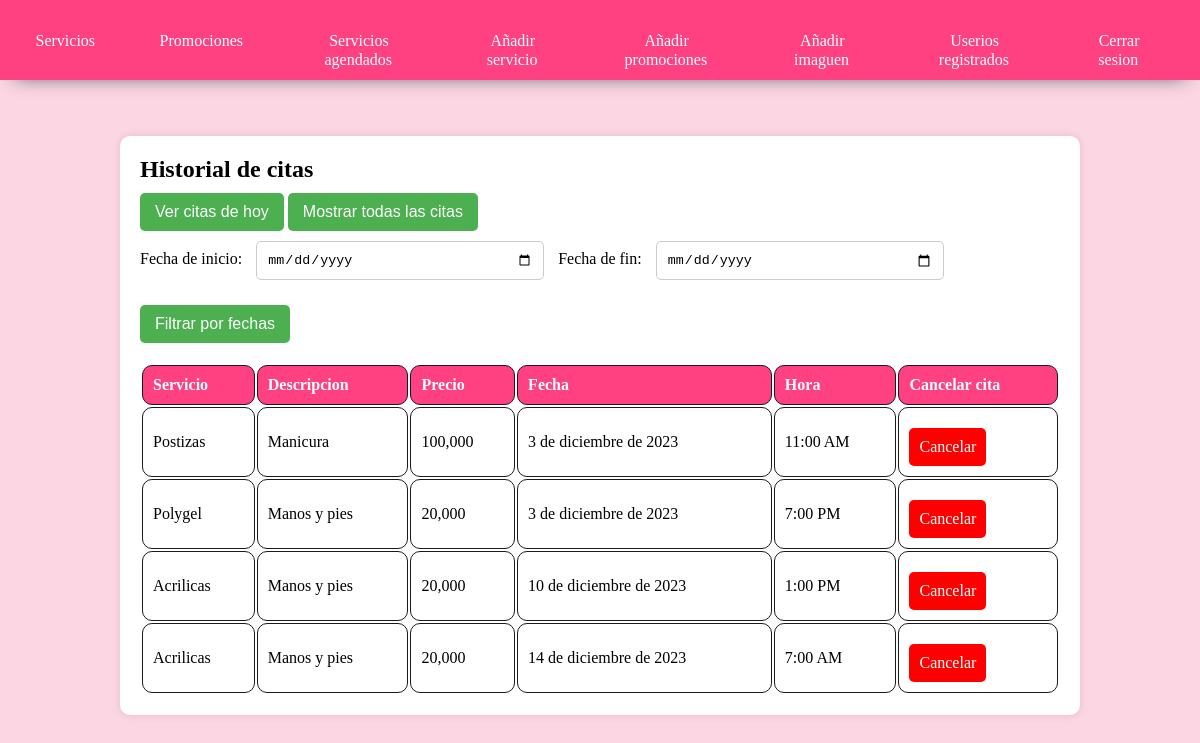
The app's page /Historial_admin/ (signed in) with its own data.
### DANI_NAIL_ART/models.py (models this page shows, shortened)
class Cita(models.Model):
    nombre = models.CharField(max_length=100, null=True, blank=True)
    descripcion = models.CharField(max_length=100, null=True, blank=True)
    precio = models.CharField(max_length=100, null=True, blank=True)
    fecha = models.DateField()
    hora = models.TimeField()
    usuario = models.ForeignKey(CustomUser, on_delete=models.CASCADE, null=True, blank=True)

### DANI_NAIL_ART/views.py (the view)
# urls.py: path('Historial_admin/', views.Historial_admin, name='Historial_admin'),
@login_required
def Historial_admin(request):
    citas = Cita.objects.all()
    today = date.today()
    return render(request, 'Citas/Historia_admin.html', {'citas': citas, 'today': today})

### DANI_NAIL_ART/templates/Citas/Historia_admin.html (shortened to what this page needs)
<!DOCTYPE html>
<html lang="es">
<head>
</head>
<body>
    {% extends "layouts/base_admin.html" %}
    {% block content %}
    <br><br>
    <div class="historial-citas">
        <div>
            <h2>Historial de citas</h2>
            <div class="Container_botones">
                <button class="botones" onclick="mostrarCitasDeHoy()">Ver citas de hoy</button>
                <button class="botones" onclick="mostrarTodasLasCitas()">Mostrar todas las citas</button>
            </div>
            <div class="filtro-fechas">
                <label for="fecha_inicio">Fecha de inicio:</label>
                <input type="date" id="fecha_inicio">
                <label for="fecha_fin">Fecha de fin:</label>
                <input type="date" id="fecha_fin">
                <button class="botones" onclick="filtrarPorFechas()">Filtrar por fechas</button>
            </div>
            <table class="citas-table">
                <thead>
                    <tr>
                        <th>Servicio</th>
                        <th>Descripcion</th>
                        <th>Precio</th>
                        <th>Fecha</th>
                        <th>Hora</th>
                        <th>Cancelar cita</th>
                    </tr>
                </thead>
                <tbody >
                    {% for cita in citas|dictsort:"hora"|dictsort:"fecha" %}
                        <tr>
                            <td>{{ cita.nombre }}</td>
                            <td>{{ cita.descripcion }}</td>
                            <td>{{ cita.precio }}</td>
                            <td>{{ cita.fecha }}</td>
                            <td>{{ cita.hora|time:"g:i A" }}</td>
                            <td>
                                <a href="#" class="eliminar" onclick="confirmDelete('{{ cita.id }}')">Cancelar</a>
                            </td>
                        </tr>
                    {% endfor %}
                </tbody>
            </table>
        </div>
    </div>
    {% endblock %}

### DANI_NAIL_ART/templates/layouts/base_admin.html (style rules this page uses)
* { padding: 0; margin: 0; box-sizing: border-box; }
body { background-color: #fcd6e2; }

### DANI_NAIL_ART/templates/Citas/Historia_admin.html (style rules this page uses)
.filtro-fechas { margin-top: 10px; }
.filtro-fechas label { margin-right: 10px; }
.filtro-fechas input { margin-right: 10px; }
button { background-color: #4CAF50; color: white; padding: 10px 15px; text-align: center; text-decoration: none; display: inline-block; font-size: 16px; border: none; border-radius: 5px; margin-top: 10px; cursor: pointer; }
.eliminar { background-color: red; color: white; padding: 10px; text-align: center; text-decoration: none; display: inline-block; font-size: 16px; border-radius: 5px; margin-top: 10px; cursor: pointer; }
.historial-citas { width: 80%; margin: 20px auto; background-color: #fff; padding: 20px; border-radius: 10px; box-shadow: 0 0 10px rgba(0, 0, 0, 0.1); }
.citas-table, .promociones-list { width: 100%; margin-top: 20px; border-radius: 10px; }
.citas-table th, .citas-table td, .promociones-list li { padding: 10px; border: 1px solid #1b1a1a; border-radius: 10px; text-align: left; }
.citas-table th { background-color: #ff4081; color: white; }
input { width: 18rem; padding: 10px; margin-bottom: 15px; border: 1px solid #ccc; border-radius: 5px; box-sizing: border-box; }

### records on screen
Cita: nombre "Postizas", descripcion "Manicura", precio "100,000", fecha "3 de diciembre de 2023", hora "11:00 AM"
Cita: nombre "Polygel", descripcion "Manos y pies", precio "20,000", fecha "3 de diciembre de 2023", hora "7:00 PM"
Cita: nombre "Acrilicas", descripcion "Manos y pies", precio "20,000", fecha "10 de diciembre de 2023", hora "1:00 PM"
Cita: nombre "Acrilicas", descripcion "Manos y pies", precio "20,000", fecha "14 de diciembre de 2023", hora "7:00 AM"
